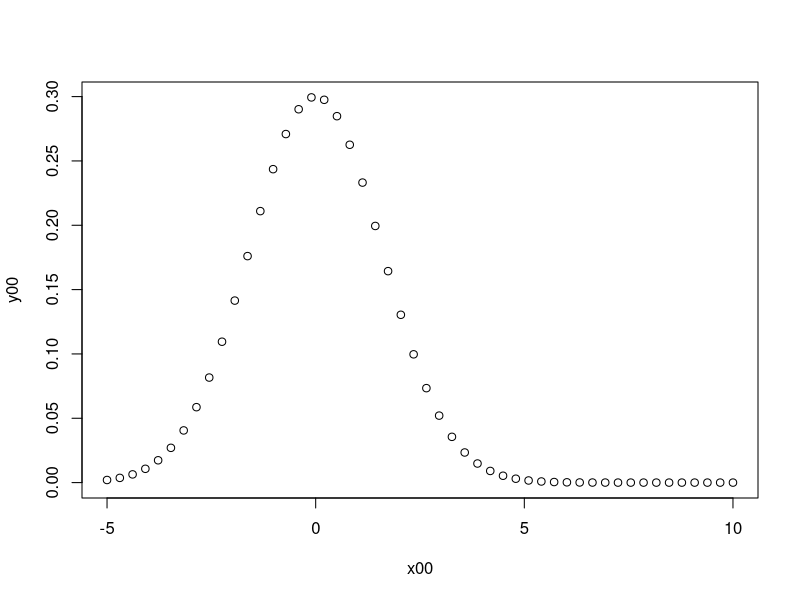

Write R code to recreate this figure. (Note: this script raises an error after producing the figure.)

target <- function(X){ 
  t = 0.3*exp(-0.2*X^2) 
  return(t)
}
#plots the target distribution
x00 <- seq(-5,10,len=50)
y00 <- target(x00)
plot(x00,y00)
x <- melt(x00)
y <- melt(y00)
targ <- data.frame(x = x, y = y)

#Figure 2.7 a)
unimodal <- ggplot(targ)+
  geom_line(aes(x,y),color="green")+
  theme(text = element_text(size=40))
unimodal 
#proposal distribution
proposal <- function(Y,X){
  return(dnorm(X, Y, 100))
}
#generates Y
genprop <- function(X){
  return(rnorm(1,X,100))
}

#metropolis-hastings
mh = function(Nsim){
  X = rep(runif(1), Nsim)
  for(i in 2:Nsim){
    currentstate = X[i-1]
    Y = genprop(currentstate)
    acceptprob = (target(Y)*proposal(Y,currentstate))/(target(currentstate)*proposal(currentstate,Y))
    if(runif(1) < acceptprob){
      X[i] = Y
    } else {
      X[i] = currentstate
    }
  }
 return(X)
}

eg <- mh(100000)
par(mfrow=c(1,1))

#Figure 2.7 b)
plot(eg, type="l", xlab="Iteration", ylab="X", col=3, main=NULL, cex.lab=1.5, cex.axis=2)   #plots the iterations against approximations
#Figure 2.7 c)
hist(eg, xlab="MCMC samples", ylab = "frequency", col=3, main = NULL, cex.lab=1.6, cex.axis=2)  #histogram of approximations

